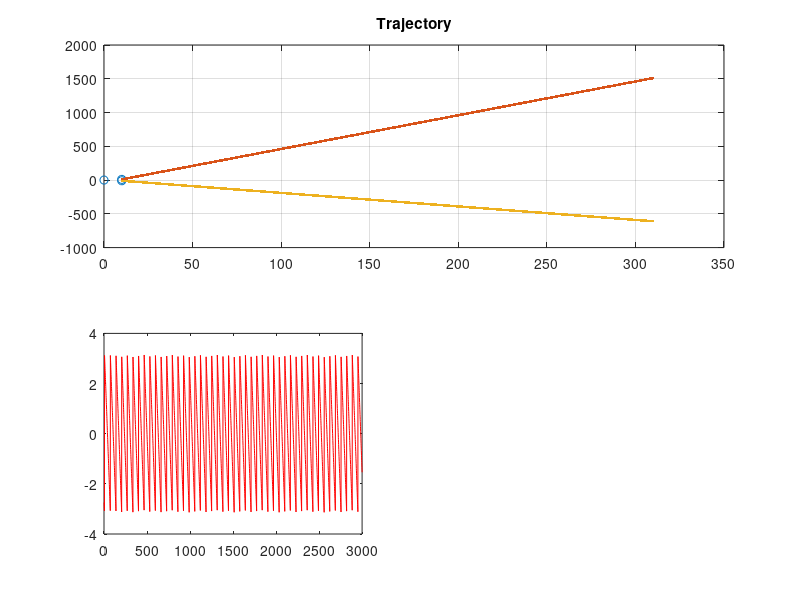

This figure's MATLAB source: (Note: this script raises an error after producing the figure.)
clear;
%clc;
close all;
%% parameter

% frequency(900MHz)
FREQ = 900 * 10^6;
% light speed
LS = 3 * 10^10;%(cm/s)

% mode (0 : linear; 1 : random)
mod = 0;
% time stamp
ts = 300;
% spread
walk_des = 0.1;
% set the plane size 
PLOT_SIZE = 1000;

% reference point
ref_xi = 0;
ref_yi = 0;

% setting starting index of obj and hand
obj_or_xi = 10;
obj_or_yi = 10;

hand_or_xi = 10;
hand_or_yi = -10;

%% plane with straight line

% reference point
ref = [ref_xi, ref_yi];
% subject initial point
o1 = [obj_or_xi, obj_or_yi];
% hand initial point
h1 = [hand_or_xi, hand_or_yi];

% slope and shift
slope1 = 5;
y_shift1 = obj_or_yi - slope1 * (obj_or_xi);

slope2 = -2;
y_shift2 = hand_or_yi - slope2 * (hand_or_xi);

xi_1 = (obj_or_xi+walk_des:walk_des:obj_or_xi+ts);
xi_2 = (hand_or_xi+walk_des:walk_des:hand_or_xi+ts);

% object trajectory 

if(mod == 0) % linear
    yi_1 = slope1 * xi_1 + y_shift1;
    yi_2 = slope2 * xi_2 + y_shift2;
    
elseif(mod == 1) % random
    ran_1 = 4;
    ran_2 = 4;
    yi_1 = rand(1,ts/walk_des)*ran_1 + (obj_or_yi-ran_1/2);
    yi_2 = rand(1,ts/walk_des)*ran_2 + (hand_or_yi-ran_2/2);
    
end

obj_mov = [xi_1; yi_1];
hand_mov = [xi_2; yi_2];

%% calculate

% distance
Ref2obj = norm(abs(o1-ref));
Ref2hand = norm(abs(h1-ref));
Ref2obj_h = norm(abs(o1-[ref_xi, obj_or_yi]));
Ref2han_h = norm(abs(h1-[ref_xi, hand_or_yi]));

Ref2obj_tra = obj_mov - ref.';
Ref2han_tra = hand_mov - ref.';
%hand2obj_tra = obj_mov - hand_mov;
tmp_ref = ones(1,ts/walk_des) .* ref_xi;
ref2obj_tra = obj_mov - [tmp_ref;yi_1];
ref2han_tra = hand_mov - [tmp_ref;yi_2];

% The two-norm of each column
Ref2obj_dis = sqrt(sum(abs(Ref2obj_tra).^2,1));
Ref2han_dis = sqrt(sum(abs(Ref2han_tra).^2,1));
ref2obj_dis = sqrt(sum(abs(ref2obj_tra).^2,1));
ref2han_dis = sqrt(sum(abs(ref2han_tra).^2,1));

% ref angle
theta = (abs(angle(asin(Ref2obj / Ref2obj_h)))+abs(angle(asin(Ref2hand / Ref2han_h))))*180/pi;
theta_tra = (abs(angle(asin(Ref2obj_dis ./ ref2obj_dis))) + abs(angle(asin(Ref2han_dis ./ ref2han_dis)))).*180./pi;

% time = d/3*10^8
Ref2obj_t = Ref2obj / LS;
Ref2hand_t = Ref2hand / LS;
Ref2obj_dis_t = Ref2obj_dis ./LS;
Ref2han_dis_t = Ref2han_dis ./LS;

% phase = -2*pi*freq*time
alt_up = -2 * pi * FREQ * 1i;
Ref2obj_p = angle((alt_up * Ref2obj_t));
Ref2hand_p = angle(alt_up * Ref2hand_t);
Ref2obj_dis_p = angle(exp(alt_up .* Ref2obj_dis_t));
Ref2han_dis_p = angle(exp(alt_up .* Ref2han_dis_t));

%% plot 

xlim([0 length(PLOT_SIZE)]);
ylim([0 length(PLOT_SIZE)]);

subplot(2,2,[1,2])
ini_x = [ref_xi, obj_or_xi, hand_or_xi];
ini_y = [ref_yi, obj_or_yi, hand_or_yi];
plot(ini_x, ini_y, 'o');
hold on;

plot(xi_1, yi_1, '.');
hold on;
plot(xi_2, yi_2, '.');
hold on;
grid on;
title('Trajectory');

%figure();
subplot(2,2,3)
plot(Ref2obj_dis_p,'r');
hold on;
plot(Ref2han_dis_p, 'bl');
title('Phase change');

%figure();
subplot(2,2,4)
plot(theta_tra);
title('Angle of Trajectory');


